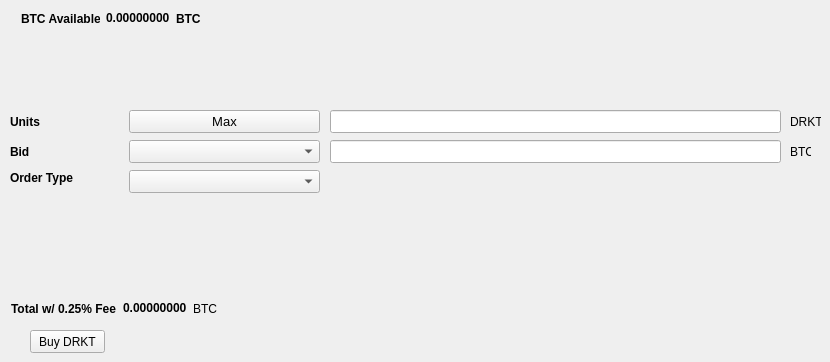
   <widget class="QWidget" name="BuyTab">
    <attribute name="title">
     <string>Buy</string>
    </attribute>
    <widget class="QPushButton" name="BuyDRKT">
     <property name="geometry">
      <rect>
       <x>30</x>
       <y>330</y>
       <width>75</width>
       <height>23</height>
      </rect>
     </property>
     <property name="text">
      <string>Buy DRKT</string>
     </property>
    </widget>
    <widget class="QLabel" name="label_3">
     <property name="geometry">
      <rect>
       <x>10</x>
       <y>110</y>
       <width>46</width>
       <height>23</height>
      </rect>
     </property>
     <property name="font">
      <font>
       <weight>75</weight>
       <bold>true</bold>
      </font>
     </property>
     <property name="text">
      <string>Units</string>
     </property>
    </widget>
    <widget class="QLineEdit" name="UnitsInput">
     <property name="geometry">
      <rect>
       <x>330</x>
       <y>110</y>
       <width>451</width>
       <height>23</height>
      </rect>
     </property>
     <property name="font">
      <font>
       <pointsize>9</pointsize>
       <weight>75</weight>
       <bold>true</bold>
      </font>
     </property>
    </widget>
    <widget class="QLineEdit" name="BuyBidPriceEdit">
     <property name="geometry">
      <rect>
       <x>330</x>
       <y>140</y>
       <width>451</width>
       <height>23</height>
      </rect>
     </property>
     <property name="font">
      <font>
       <pointsize>9</pointsize>
       <weight>75</weight>
       <bold>true</bold>
      </font>
     </property>
    </widget>
    <widget class="QLabel" name="label_4">
     <property name="geometry">
      <rect>
       <x>790</x>
       <y>110</y>
       <width>31</width>
       <height>23</height>
      </rect>
     </property>
     <property name="text">
      <string>DRKT</string>
     </property>
    </widget>
    <widget class="QLabel" name="label_5">
     <property name="geometry">
      <rect>
       <x>790</x>
       <y>140</y>
       <width>21</width>
       <height>23</height>
      </rect>
     </property>
     <property name="text">
      <string>BTC</string>
     </property>
    </widget>
    <widget class="QLabel" name="label_6">
     <property name="geometry">
      <rect>
       <x>10</x>
       <y>140</y>
       <width>46</width>
       <height>23</height>
      </rect>
     </property>
     <property name="font">
      <font>
       <weight>75</weight>
       <bold>true</bold>
      </font>
     </property>
     <property name="text">
      <string>Bid</string>
     </property>
    </widget>
    <widget class="QLabel" name="label_7">
     <property name="geometry">
      <rect>
       <x>10</x>
       <y>170</y>
       <width>71</width>
       <height>16</height>
      </rect>
     </property>
     <property name="font">
      <font>
       <weight>75</weight>
       <bold>true</bold>
      </font>
     </property>
     <property name="text">
      <string>Order Type</string>
     </property>
    </widget>
    <widget class="QPushButton" name="Buy_Max_Amount">
     <property name="geometry">
      <rect>
       <x>129</x>
       <y>110</y>
       <width>191</width>
       <height>23</height>
      </rect>
     </property>
     <property name="font">
      <font>
       <pointsize>10</pointsize>
      </font>
     </property>
     <property name="text">
      <string>Max</string>
     </property>
    </widget>
    <widget class="QComboBox" name="BuyBidcomboBox">
     <property name="geometry">
      <rect>
       <x>129</x>
       <y>140</y>
       <width>191</width>
       <height>23</height>
      </rect>
     </property>
     <property name="font">
      <font>
       <pointsize>10</pointsize>
      </font>
     </property>
    </widget>
    <widget class="QComboBox" name="buyOrdertypeCombo">
     <property name="geometry">
      <rect>
       <x>129</x>
       <y>170</y>
       <width>191</width>
       <height>23</height>
      </rect>
     </property>
     <property name="font">
      <font>
       <pointsize>10</pointsize>
      </font>
     </property>
    </widget>
    <widget class="QWidget" name="layoutWidget">
     <property name="geometry">
      <rect>
       <x>21</x>
       <y>11</y>
       <width>180</width>
       <height>15</height>
      </rect>
     </property>
     <layout class="QHBoxLayout" name="horizontalLayout_3">
      <item>
       <widget class="QLabel" name="label232">
        <property name="font">
         <font>
          <weight>75</weight>
          <bold>true</bold>
         </font>
        </property>
        <property name="text">
         <string>BTC Available:</string>
        </property>
       </widget>
      </item>
      <item>
       <widget class="QLabel" name="BtcAvailableLbl">
        <property name="palette">
         <palette>
          <active>
           <colorrole role="WindowText">
            <brush brushstyle="SolidPattern">
             <color alpha="255">
              <red>0</red>
              <green>0</green>
              <blue>0</blue>
             </color>
            </brush>
           </colorrole>
           <colorrole role="Button">
            <brush brushstyle="SolidPattern">
             <color alpha="255">
              <red>0</red>
              <green>170</green>
              <blue>0</blue>
             </color>
            </brush>
           </colorrole>
           <colorrole role="Light">
            <brush brushstyle="SolidPattern">
             <color alpha="255">
              <red>0</red>
              <green>255</green>
              <blue>0</blue>
             </color>
            </brush>
           </colorrole>
           <colorrole role="Midlight">
            <brush brushstyle="SolidPattern">
             <color alpha="255">
              <red>0</red>
              <green>212</green>
              <blue>0</blue>
             </color>
            </brush>
           </colorrole>
           <colorrole role="Dark">
            <brush brushstyle="SolidPattern">
             <color alpha="255">
              <red>0</red>
              <green>85</green>
              <blue>0</blue>
             </color>
            </brush>
           </colorrole>
           <colorrole role="Mid">
            <brush brushstyle="SolidPattern">
             <color alpha="255">
              <red>0</red>
              <green>113</green>
              <blue>0</blue>
             </color>
            </brush>
           </colorrole>
           <colorrole role="Text">
            <brush brushstyle="SolidPattern">
             <color alpha="255">
              <red>0</red>
              <green>170</green>
              <blue>0</blue>
             </color>
            </brush>
           </colorrole>
           <colorrole role="BrightText">
            <brush brushstyle="SolidPattern">
             <color alpha="255">
              <red>255</red>
              <green>255</green>
              <blue>255</blue>
             </color>
            </brush>
           </colorrole>
           <colorrole role="ButtonText">
            <brush brushstyle="SolidPattern">
             <color alpha="255">
              <red>0</red>
              <green>0</green>
              <blue>0</blue>
             </color>
            </brush>
           </colorrole>
           <colorrole role="Base">
            <brush brushstyle="SolidPattern">
             <color alpha="255">
              <red>255</red>
              <green>255</green>
              <blue>255</blue>
             </color>
            </brush>
           </colorrole>
           <colorrole role="Window">
            <brush brushstyle="SolidPattern">
             <color alpha="255">
              <red>0</red>
              <green>170</green>
              <blue>0</blue>
             </color>
            </brush>
           </colorrole>
           <colorrole role="Shadow">
            <brush brushstyle="SolidPattern">
             <color alpha="255">
              <red>0</red>
              <green>0</green>
              <blue>0</blue>
             </color>
            </brush>
           </colorrole>
           <colorrole role="AlternateBase">
            <brush brushstyle="SolidPattern">
             <color alpha="255">
              <red>127</red>
              <green>212</green>
              <blue>127</blue>
             </color>
            </brush>
           </colorrole>
           <colorrole role="ToolTipBase">
            <brush brushstyle="SolidPattern">
             <color alpha="255">
              <red>255</red>
              <green>255</green>
              <blue>220</blue>
             </color>
            </brush>
           </colorrole>
           <colorrole role="ToolTipText">
            <brush brushstyle="SolidPattern">
             <color alpha="255">
              <red>0</red>
              <green>0</green>
              <blue>0</blue>
             </color>
            </brush>
           </colorrole>
          </active>
          <inactive>
           <colorrole role="WindowText">
            <brush brushstyle="SolidPattern">
             <color alpha="255">
              <red>0</red>
              <green>0</green>
              <blue>0</blue>
             </color>
            </brush>
           </colorrole>
           <colorrole role="Button">
            <brush brushstyle="SolidPattern">
             <color alpha="255">
              <red>0</red>
              <green>170</green>
              <blue>0</blue>
             </color>
            </brush>
           </colorrole>
           <colorrole role="Light">
            <brush brushstyle="SolidPattern">
             <color alpha="255">
              <red>0</red>
              <green>255</green>
              <blue>0</blue>
             </color>
            </brush>
           </colorrole>
           <colorrole role="Midlight">
            <brush brushstyle="SolidPattern">
             <color alpha="255">
              <red>0</red>
              <green>212</green>
              <blue>0</blue>
             </color>
            </brush>
           </colorrole>
           <colorrole role="Dark">
            <brush brushstyle="SolidPattern">
             <color alpha="255">
              <red>0</red>
              <green>85</green>
              <blue>0</blue>
             </color>
            </brush>
           </colorrole>
           <colorrole role="Mid">
            <brush brushstyle="SolidPattern">
             <color alpha="255">
              <red>0</red>
              <green>113</green>
              <blue>0</blue>
             </color>
            </brush>
           </colorrole>
           <colorrole role="Text">
            <brush brushstyle="SolidPattern">
             <color alpha="255">
              <red>0</red>
              <green>170</green>
              <blue>0</blue>
             </color>
            </brush>
           </colorrole>
           <colorrole role="BrightText">
            <brush brushstyle="SolidPattern">
             <color alpha="255">
              <red>255</red>
              <green>255</green>
              <blue>255</blue>
             </color>
            </brush>
           </colorrole>
           <colorrole role="ButtonText">
            <brush brushstyle="SolidPattern">
             <color alpha="255">
              <red>0</red>
              <green>0</green>
              <blue>0</blue>
             </color>
            </brush>
           </colorrole>
           <colorrole role="Base">
            <brush brushstyle="SolidPattern">
             <color alpha="255">
              <red>255</red>
              <green>255</green>
              <blue>255</blue>
             </color>
            </brush>
           </colorrole>
           <colorrole role="Window">
            <brush brushstyle="SolidPattern">
             <color alpha="255">
              <red>0</red>
              <green>170</green>
              <blue>0</blue>
             </color>
            </brush>
           </colorrole>
           <colorrole role="Shadow">
            <brush brushstyle="SolidPattern">
             <color alpha="255">
              <red>0</red>
              <green>0</green>
              <blue>0</blue>
             </color>
            </brush>
           </colorrole>
           <colorrole role="AlternateBase">
            <brush brushstyle="SolidPattern">
             <color alpha="255">
              <red>127</red>
              <green>212</green>
              <blue>127</blue>
             </color>
            </brush>
           </colorrole>
           <colorrole role="ToolTipBase">
            <brush brushstyle="SolidPattern">
             <color alpha="255">
              <red>255</red>
              <green>255</green>
              <blue>220</blue>
             </color>
            </brush>
           </colorrole>
           <colorrole role="ToolTipText">
            <brush brushstyle="SolidPattern">
             <color alpha="255">
              <red>0</red>
              <green>0</green>
              <blue>0</blue>
             </color>
            </brush>
           </colorrole>
          </inactive>
          <disabled>
           <colorrole role="WindowText">
            <brush brushstyle="SolidPattern">
             <color alpha="255">
              <red>0</red>
              <green>85</green>
              <blue>0</blue>
             </color>
            </brush>
           </colorrole>
           <colorrole role="Button">
            <brush brushstyle="SolidPattern">
             <color alpha="255">
              <red>0</red>
              <green>170</green>
              <blue>0</blue>
             </color>
            </brush>
           </colorrole>
           <colorrole role="Light">
            <brush brushstyle="SolidPattern">
             <color alpha="255">
              <red>0</red>
              <green>255</green>
              <blue>0</blue>
             </color>
            </brush>
           </colorrole>
           <colorrole role="Midlight">
            <brush brushstyle="SolidPattern">
             <color alpha="255">
              <red>0</red>
              <green>212</green>
              <blue>0</blue>
             </color>
            </brush>
           </colorrole>
           <colorrole role="Dark">
            <brush brushstyle="SolidPattern">
             <color alpha="255">
              <red>0</red>
              <green>85</green>
              <blue>0</blue>
             </color>
            </brush>
           </colorrole>
           <colorrole role="Mid">
            <brush brushstyle="SolidPattern">
             <color alpha="255">
              <red>0</red>
              <green>113</green>
              <blue>0</blue>
             </color>
            </brush>
           </colorrole>
           <colorrole role="Text">
            <brush brushstyle="SolidPattern">
             <color alpha="255">
              <red>0</red>
              <green>85</green>
              <blue>0</blue>
             </color>
            </brush>
           </colorrole>
           <colorrole role="BrightText">
            <brush brushstyle="SolidPattern">
             <color alpha="255">
              <red>255</red>
              <green>255</green>
              <blue>255</blue>
             </color>
            </brush>
           </colorrole>
           <colorrole role="ButtonText">
            <brush brushstyle="SolidPattern">
             <color alpha="255">
              <red>0</red>
              <green>85</green>
              <blue>0</blue>
             </color>
            </brush>
           </colorrole>
           <colorrole role="Base">
            <brush brushstyle="SolidPattern">
             <color alpha="255">
              <red>0</red>
              <green>170</green>
              <blue>0</blue>
             </color>
            </brush>
           </colorrole>
           <colorrole role="Window">
            <brush brushstyle="SolidPattern">
             <color alpha="255">
              <red>0</red>
              <green>170</green>
              <blue>0</blue>
             </color>
            </brush>
           </colorrole>
           <colorrole role="Shadow">
            <brush brushstyle="SolidPattern">
             <color alpha="255">
              <red>0</red>
              <green>0</green>
              <blue>0</blue>
             </color>
            </brush>
           </colorrole>
           <colorrole role="AlternateBase">
            <brush brushstyle="SolidPattern">
             <color alpha="255">
              <red>0</red>
              <green>170</green>
              <blue>0</blue>
             </color>
            </brush>
           </colorrole>
           <colorrole role="ToolTipBase">
            <brush brushstyle="SolidPattern">
             <color alpha="255">
              <red>255</red>
              <green>255</green>
              <blue>220</blue>
             </color>
            </brush>
           </colorrole>
           <colorrole role="ToolTipText">
            <brush brushstyle="SolidPattern">
             <color alpha="255">
              <red>0</red>
              <green>0</green>
              <blue>0</blue>
             </color>
            </brush>
           </colorrole>
          </disabled>
         </palette>
        </property>
        <property name="font">
         <font>
          <weight>75</weight>
          <bold>true</bold>
         </font>
        </property>
        <property name="text">
         <string>0.00000000</string>
        </property>
        <property name="textInteractionFlags">
         <set>Qt::LinksAccessibleByMouse|Qt::TextSelectableByKeyboard|Qt::TextSelectableByMouse</set>
        </property>
       </widget>
      </item>
      <item>
       <widget class="QLabel" name="BtcAvailableLbl_2">
        <property name="font">
         <font>
          <weight>75</weight>
          <bold>true</bold>
         </font>
        </property>
        <property name="text">
         <string>BTC</string>
        </property>
       </widget>
      </item>
     </layout>
    </widget>
    <widget class="QWidget" name="layoutWidget">
     <property name="geometry">
      <rect>
       <x>11</x>
       <y>301</y>
       <width>209</width>
       <height>15</height>
      </rect>
     </property>
     <layout class="QHBoxLayout" name="horizontalLayout_4">
      <item>
       <widget class="QLabel" name="label_9">
        <property name="font">
         <font>
          <weight>75</weight>
          <bold>true</bold>
         </font>
        </property>
        <property name="text">
         <string>Total w/ 0.25% Fee</string>
        </property>
       </widget>
      </item>
      <item>
       <widget class="QLabel" name="BuyCostLabel">
        <property name="palette">
         <palette>
          <active>
           <colorrole role="WindowText">
            <brush brushstyle="SolidPattern">
             <color alpha="255">
              <red>0</red>
              <green>0</green>
              <blue>0</blue>
             </color>
            </brush>
           </colorrole>
           <colorrole role="Button">
            <brush brushstyle="SolidPattern">
             <color alpha="255">
              <red>0</red>
              <green>170</green>
              <blue>0</blue>
             </color>
            </brush>
           </colorrole>
           <colorrole role="Light">
            <brush brushstyle="SolidPattern">
             <color alpha="255">
              <red>0</red>
              <green>255</green>
              <blue>0</blue>
             </color>
            </brush>
           </colorrole>
           <colorrole role="Midlight">
            <brush brushstyle="SolidPattern">
             <color alpha="255">
              <red>0</red>
              <green>212</green>
              <blue>0</blue>
             </color>
            </brush>
           </colorrole>
           <colorrole role="Dark">
            <brush brushstyle="SolidPattern">
             <color alpha="255">
              <red>0</red>
              <green>85</green>
              <blue>0</blue>
             </color>
            </brush>
           </colorrole>
           <colorrole role="Mid">
            <brush brushstyle="SolidPattern">
             <color alpha="255">
              <red>0</red>
              <green>113</green>
              <blue>0</blue>
             </color>
            </brush>
           </colorrole>
           <colorrole role="Text">
            <brush brushstyle="SolidPattern">
             <color alpha="255">
              <red>0</red>
              <green>170</green>
              <blue>0</blue>
             </color>
            </brush>
           </colorrole>
           <colorrole role="BrightText">
            <brush brushstyle="SolidPattern">
             <color alpha="255">
              <red>255</red>
              <green>255</green>
              <blue>255</blue>
             </color>
            </brush>
           </colorrole>
           <colorrole role="ButtonText">
            <brush brushstyle="SolidPattern">
             <color alpha="255">
              <red>0</red>
              <green>0</green>
              <blue>0</blue>
             </color>
            </brush>
           </colorrole>
           <colorrole role="Base">
            <brush brushstyle="SolidPattern">
             <color alpha="255">
              <red>255</red>
              <green>255</green>
              <blue>255</blue>
             </color>
            </brush>
           </colorrole>
           <colorrole role="Window">
            <brush brushstyle="SolidPattern">
             <color alpha="255">
              <red>0</red>
              <green>170</green>
              <blue>0</blue>
             </color>
            </brush>
           </colorrole>
           <colorrole role="Shadow">
            <brush brushstyle="SolidPattern">
             <color alpha="255">
              <red>0</red>
              <green>0</green>
              <blue>0</blue>
             </color>
            </brush>
           </colorrole>
           <colorrole role="AlternateBase">
            <brush brushstyle="SolidPattern">
             <color alpha="255">
              <red>127</red>
              <green>212</green>
              <blue>127</blue>
             </color>
            </brush>
           </colorrole>
           <colorrole role="ToolTipBase">
            <brush brushstyle="SolidPattern">
             <color alpha="255">
              <red>255</red>
              <green>255</green>
              <blue>220</blue>
             </color>
            </brush>
           </colorrole>
           <colorrole role="ToolTipText">
            <brush brushstyle="SolidPattern">
             <color alpha="255">
              <red>0</red>
              <green>0</green>
              <blue>0</blue>
             </color>
            </brush>
           </colorrole>
          </active>
          <inactive>
           <colorrole role="WindowText">
            <brush brushstyle="SolidPattern">
             <color alpha="255">
              <red>0</red>
              <green>0</green>
              <blue>0</blue>
             </color>
            </brush>
           </colorrole>
           <colorrole role="Button">
            <brush brushstyle="SolidPattern">
             <color alpha="255">
              <red>0</red>
              <green>170</green>
              <blue>0</blue>
             </color>
            </brush>
           </colorrole>
           <colorrole role="Light">
            <brush brushstyle="SolidPattern">
             <color alpha="255">
              <red>0</red>
              <green>255</green>
              <blue>0</blue>
             </color>
            </brush>
           </colorrole>
           <colorrole role="Midlight">
            <brush brushstyle="SolidPattern">
             <color alpha="255">
              <red>0</red>
              <green>212</green>
              <blue>0</blue>
             </color>
            </brush>
           </colorrole>
           <colorrole role="Dark">
            <brush brushstyle="SolidPattern">
             <color alpha="255">
              <red>0</red>
              <green>85</green>
              <blue>0</blue>
             </color>
            </brush>
           </colorrole>
           <colorrole role="Mid">
            <brush brushstyle="SolidPattern">
             <color alpha="255">
              <red>0</red>
              <green>113</green>
              <blue>0</blue>
             </color>
            </brush>
           </colorrole>
           <colorrole role="Text">
            <brush brushstyle="SolidPattern">
             <color alpha="255">
              <red>0</red>
              <green>170</green>
              <blue>0</blue>
             </color>
            </brush>
           </colorrole>
           <colorrole role="BrightText">
            <brush brushstyle="SolidPattern">
             <color alpha="255">
              <red>255</red>
              <green>255</green>
              <blue>255</blue>
             </color>
            </brush>
           </colorrole>
           <colorrole role="ButtonText">
            <brush brushstyle="SolidPattern">
             <color alpha="255">
              <red>0</red>
              <green>0</green>
              <blue>0</blue>
             </color>
            </brush>
           </colorrole>
           <colorrole role="Base">
            <brush brushstyle="SolidPattern">
             <color alpha="255">
              <red>255</red>
              <green>255</green>
              <blue>255</blue>
             </color>
            </brush>
           </colorrole>
           <colorrole role="Window">
            <brush brushstyle="SolidPattern">
             <color alpha="255">
              <red>0</red>
              <green>170</green>
              <blue>0</blue>
             </color>
            </brush>
           </colorrole>
           <colorrole role="Shadow">
            <brush brushstyle="SolidPattern">
             <color alpha="255">
              <red>0</red>
              <green>0</green>
              <blue>0</blue>
             </color>
            </brush>
           </colorrole>
           <colorrole role="AlternateBase">
            <brush brushstyle="SolidPattern">
             <color alpha="255">
              <red>127</red>
              <green>212</green>
              <blue>127</blue>
             </color>
            </brush>
           </colorrole>
           <colorrole role="ToolTipBase">
            <brush brushstyle="SolidPattern">
             <color alpha="255">
              <red>255</red>
              <green>255</green>
              <blue>220</blue>
             </color>
            </brush>
           </colorrole>
           <colorrole role="ToolTipText">
            <brush brushstyle="SolidPattern">
             <color alpha="255">
              <red>0</red>
              <green>0</green>
              <blue>0</blue>
             </color>
            </brush>
           </colorrole>
          </inactive>
          <disabled>
           <colorrole role="WindowText">
            <brush brushstyle="SolidPattern">
             <color alpha="255">
              <red>0</red>
              <green>85</green>
              <blue>0</blue>
             </color>
            </brush>
           </colorrole>
           <colorrole role="Button">
            <brush brushstyle="SolidPattern">
             <color alpha="255">
              <red>0</red>
              <green>170</green>
              <blue>0</blue>
             </color>
            </brush>
           </colorrole>
           <colorrole role="Light">
            <brush brushstyle="SolidPattern">
             <color alpha="255">
              <red>0</red>
              <green>255</green>
              <blue>0</blue>
             </color>
            </brush>
           </colorrole>
           <colorrole role="Midlight">
            <brush brushstyle="SolidPattern">
             <color alpha="255">
              <red>0</red>
              <green>212</green>
              <blue>0</blue>
             </color>
            </brush>
           </colorrole>
           <colorrole role="Dark">
            <brush brushstyle="SolidPattern">
             <color alpha="255">
              <red>0</red>
              <green>85</green>
              <blue>0</blue>
             </color>
            </brush>
           </colorrole>
           <colorrole role="Mid">
            <brush brushstyle="SolidPattern">
             <color alpha="255">
              <red>0</red>
              <green>113</green>
              <blue>0</blue>
             </color>
            </brush>
           </colorrole>
           <colorrole role="Text">
            <brush brushstyle="SolidPattern">
             <color alpha="255">
              <red>0</red>
              <green>85</green>
              <blue>0</blue>
             </color>
            </brush>
           </colorrole>
           <colorrole role="BrightText">
            <brush brushstyle="SolidPattern">
             <color alpha="255">
              <red>255</red>
              <green>255</green>
              <blue>255</blue>
             </color>
            </brush>
           </colorrole>
           <colorrole role="ButtonText">
            <brush brushstyle="SolidPattern">
             <color alpha="255">
              <red>0</red>
              <green>85</green>
              <blue>0</blue>
             </color>
            </brush>
           </colorrole>
           <colorrole role="Base">
            <brush brushstyle="SolidPattern">
             <color alpha="255">
              <red>0</red>
              <green>170</green>
              <blue>0</blue>
             </color>
            </brush>
           </colorrole>
           <colorrole role="Window">
            <brush brushstyle="SolidPattern">
             <color alpha="255">
              <red>0</red>
              <green>170</green>
              <blue>0</blue>
             </color>
            </brush>
           </colorrole>
           <colorrole role="Shadow">
            <brush brushstyle="SolidPattern">
             <color alpha="255">
              <red>0</red>
              <green>0</green>
              <blue>0</blue>
             </color>
            </brush>
           </colorrole>
           <colorrole role="AlternateBase">
            <brush brushstyle="SolidPattern">
             <color alpha="255">
              <red>0</red>
              <green>170</green>
              <blue>0</blue>
             </color>
            </brush>
           </colorrole>
           <colorrole role="ToolTipBase">
            <brush brushstyle="SolidPattern">
             <color alpha="255">
              <red>255</red>
              <green>255</green>
              <blue>220</blue>
             </color>
            </brush>
           </colorrole>
           <colorrole role="ToolTipText">
            <brush brushstyle="SolidPattern">
             <color alpha="255">
              <red>0</red>
              <green>0</green>
              <blue>0</blue>
             </color>
            </brush>
           </colorrole>
          </disabled>
         </palette>
        </property>
        <property name="font">
         <font>
          <weight>75</weight>
          <bold>true</bold>
         </font>
        </property>
        <property name="autoFillBackground">
         <bool>false</bool>
        </property>
        <property name="text">
         <string>0.00000000</string>
        </property>
        <property name="textInteractionFlags">
         <set>Qt::LinksAccessibleByMouse|Qt::TextSelectableByMouse</set>
        </property>
       </widget>
      </item>
      <item>
       <widget class="QLabel" name="label_10">
        <property name="font">
         <font>
          <weight>50</weight>
          <bold>false</bold>
         </font>
        </property>
        <property name="text">
         <string>BTC</string>
        </property>
       </widget>
      </item>
     </layout>
    </widget>
   </widget>
